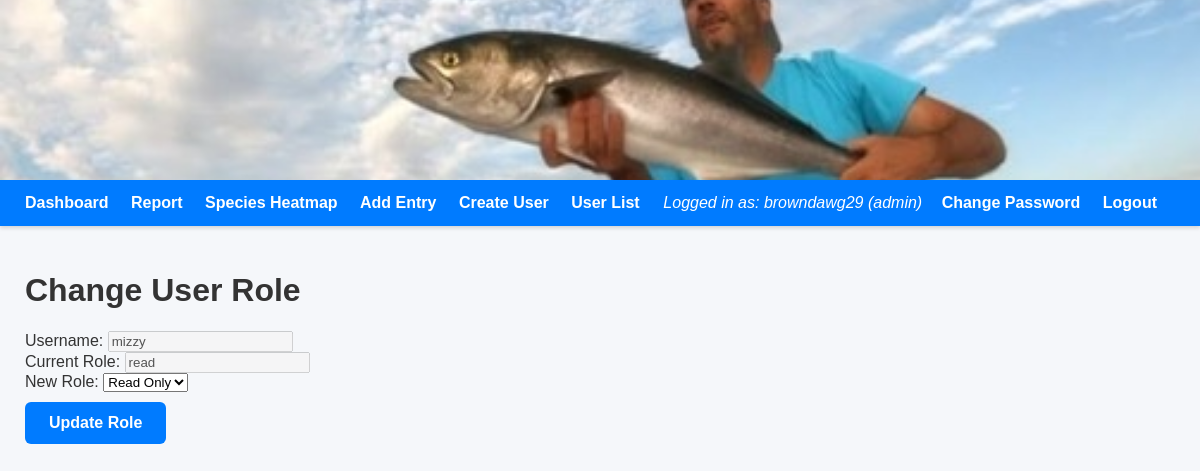
Screenshot of /change_role/2 (signed in) with the database file from the repository.
### tables this page shows
CREATE TABLE users (
    id INTEGER PRIMARY KEY AUTOINCREMENT,
    username TEXT UNIQUE NOT NULL,
    password_hash TEXT NOT NULL,
    role TEXT NOT NULL
, last_login TEXT);

### app.py (the view, shortened to what this page needs)
@app.route("/change_role/<int:id>", methods=["GET", "POST"])
@login_required
def change_role(id):
    if current_user.role != "admin":
        return "Access denied", 403
    conn = get_user_connection()
    user = conn.execute(
        "SELECT id, username, role FROM users WHERE id = ?", (id,)
    ).fetchone()
    if not user:
        conn.close()
        return "User not found", 404
    conn.close()
    return render_template("edit_user_role.html", user=user)

### app.py (called while the page is built)
def get_user_connection():
    conn = sqlite3.connect("mydatabase.db")
    conn.row_factory = sqlite3.Row
    return conn

@login_manager.user_loader
def load_user(user_id):
    return User.get(user_id)

    @staticmethod
    def get(user_id):
        conn = get_user_connection()
        row = conn.execute("SELECT * FROM users WHERE id = ?", (user_id,)).fetchone()
        conn.close()
        if row:
            return User(row["id"], row["username"], row["password_hash"], row["role"], row["last_login"])
        return None

### templates/edit_user_role.html (shortened to what this page needs)
{% extends "base.html" %}
{% block content %}
<h1>Change User Role</h1>
<div class="form-card">
    <form method="POST">
        <div class="form-row">
            <label>Username:</label>
            <input type="text" value="{{ user.username }}" disabled>
        </div>
        <div class="form-row">
            <label>Current Role:</label>
            <input type="text" value="{{ user.role }}" disabled>
        </div>
        <div class="form-row">
            <label>New Role:</label>
            <select name="role" required>
                <option value="read"  {% if user.role == "read" %}selected{% endif %}>Read Only</option>
            </select>
        </div>
        <button type="submit" class="save-btn">Update Role</button>
    </form>
</div>
{% endblock %}

### templates/base.html (shortened to what this page needs)
<!DOCTYPE html>
<html>
<head>
    <link rel="stylesheet" href="https://unpkg.com/leaflet@1.9.4/dist/leaflet.css" />
</head>
<body>
<div class="header-banner">
    <img src="{{ url_for('static', filename='uploads/your_banner_image.jpg') }}" alt="TRIPSONTHEBOAT Banner">
</div>
<div class="navbar">
    <div class="nav-left">
        <a href="/">Dashboard</a>
        <a href="/report">Report</a>
        <a href="/heatmap">Species Heatmap</a>
        {% if current_user.is_authenticated and current_user.role == "admin" %}
            <a href="/add">Add Entry</a>
            <a href="/create_user">Create User</a>
            <a href="/users">User List</a>
        {% elif current_user.is_authenticated and current_user.role == "write" %}
            <a href="/add">Add Entry</a>
        {% endif %}
    </div>
    <div class="nav-right">
        {% if current_user.is_authenticated %}
            <span>Logged in as: {{ current_user.username }} ({{ current_user.role }})</span>
            <a href="/change_password">Change Password</a>
            <a href="/logout">Logout</a>
        {% else %}
            <a href="/login">Login</a>
        {% endif %}
    </div>
</div>
<div class="container">
    {% block content %}{% endblock %}
</div>
</body>
</html>

### templates/base.html (style rules this page uses)
body { font-family: Arial, sans-serif; margin: 0; padding: 0; background: #f5f7fa; color: #333; }
.header-banner { width: 100%; height: 180px; overflow: hidden; display: flex; justify-content: center; align-items: center; background: #000; }
.header-banner img { width: 100%; height: 100%; object-fit: cover; }
.navbar { background: #007bff; padding: 14px 25px; color: white; display: flex; justify-content: space-between; align-items: center; box-shadow: 0 2px 4px rgba(0,0,0,0.15); }
.nav-left a, .nav-right a { color: white; margin-right: 18px; text-decoration: none; font-weight: bold; }
.nav-right span { margin-right: 15px; font-style: italic; }
.container { padding: 25px; max-width: 1400px; margin: auto; }
.save-btn { background-color: #007bff; color: white; padding: 12px 24px; border: none; border-radius: 6px; font-size: 16px; font-weight: bold; cursor: pointer; margin-top: 10px; }

### rows the page displays
users: username "browndawg29", role "admin"
users: username "mizzy", role "read", role "Read Only"
